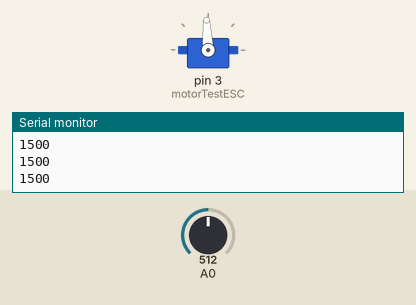
Recording of a sketch running on a simulated Arduino Uno, built with avr-gcc and run on an emulated ATmega328P. Parts: servo, the last lines printed to the serial monitor. The inputs (shaded band) are chosen by the test bench; at power-on: A0 = 512.

Above: at 1.2 s.
1.3 s: A0 set to 716
At 2.7 s:
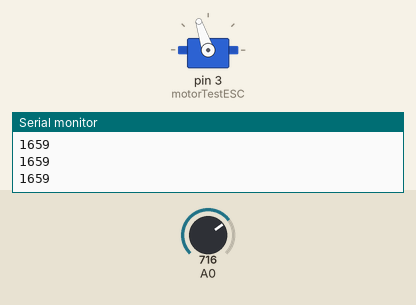
3.0 s: A0 set to 900
At 4.0 s:
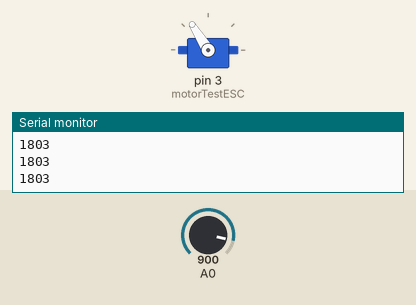
4.5 s: A0 set to 306
At 5.2 s:
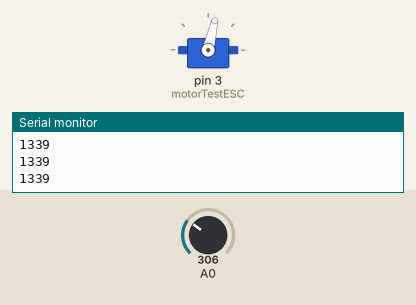
6.0 s: A0 set to 0
At 6.4 s:
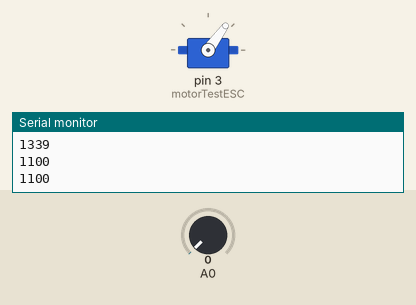
7.5 s: A0 set to 511
At 8.9 s:
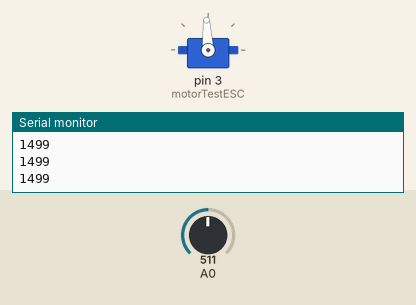
Timing chart, 0 to 10.0 s (numbered marks = the images above; inputs shaded):
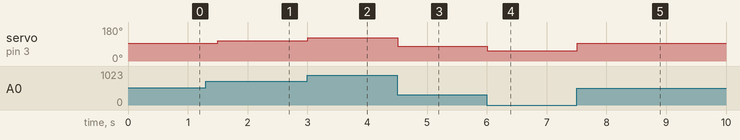

The sketch:

testingMotorStrength.ino
```cpp
#include <Servo.h>
int value = 0; // set values you need to zero
Servo motorTestESC;

void setup() {
  motorTestESC.attach(3);    // attached to pin 9 I just do this with 1 Servo
  Serial.begin(9600);    // start serial at 9600 baud
}

void loop() {
  value = analogRead(0);
  Serial.println(map(value,0,1023,1100,1900));
  motorTestESC.writeMicroseconds(map(value,0,1023,1100,1900));
  delay(300);
}
```

Measured:
- after the input at 1.3 s, servo on pin 3 (motorTestESC): 93° → 108° after 0.20 s
- after the input at 3.0 s, servo on pin 3 (motorTestESC): 108° → 122° at once
- after the input at 4.5 s, servo on pin 3 (motorTestESC): 122° → 77° at once
- after the input at 6.0 s, servo on pin 3 (motorTestESC): 77° → 54° at once
- after the input at 7.5 s, servo on pin 3 (motorTestESC): 54° → 93° at once
